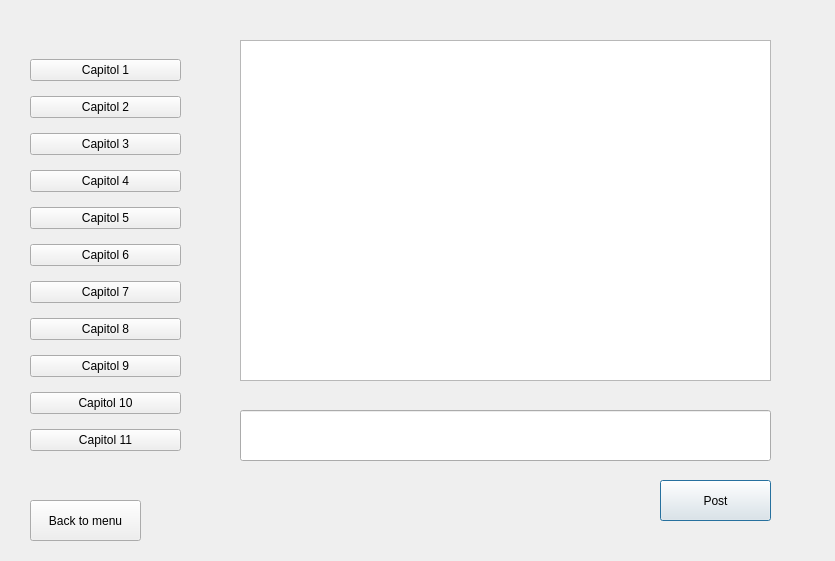
<?xml version="1.0" encoding="UTF-8"?>
<ui version="4.0">
 <class>discussions</class>
 <widget class="QDialog" name="discussions">
  <property name="geometry">
   <rect>
    <x>0</x>
    <y>0</y>
    <width>835</width>
    <height>561</height>
   </rect>
  </property>
  <property name="windowTitle">
   <string>Dialog</string>
  </property>
  <widget class="QTextBrowser" name="textBrowser">
   <property name="geometry">
    <rect>
     <x>240</x>
     <y>40</y>
     <width>531</width>
     <height>341</height>
    </rect>
   </property>
  </widget>
  <widget class="QLineEdit" name="lineEdit">
   <property name="geometry">
    <rect>
     <x>240</x>
     <y>410</y>
     <width>531</width>
     <height>51</height>
    </rect>
   </property>
  </widget>
  <widget class="QPushButton" name="post">
   <property name="geometry">
    <rect>
     <x>660</x>
     <y>480</y>
     <width>111</width>
     <height>41</height>
    </rect>
   </property>
   <property name="text">
    <string>Post</string>
   </property>
  </widget>
  <widget class="QPushButton" name="back">
   <property name="geometry">
    <rect>
     <x>30</x>
     <y>500</y>
     <width>111</width>
     <height>41</height>
    </rect>
   </property>
   <property name="text">
    <string>Back to menu</string>
   </property>
  </widget>
  <widget class="QWidget" name="layoutWidget">
   <property name="geometry">
    <rect>
     <x>30</x>
     <y>50</y>
     <width>151</width>
     <height>411</height>
    </rect>
   </property>
   <layout class="QVBoxLayout" name="verticalLayout">
    <item>
     <widget class="QPushButton" name="pushButton">
      <property name="text">
       <string>Capitol 1</string>
      </property>
     </widget>
    </item>
    <item>
     <widget class="QPushButton" name="pushButton_2">
      <property name="text">
       <string>Capitol 2</string>
      </property>
     </widget>
    </item>
    <item>
     <widget class="QPushButton" name="pushButton_3">
      <property name="text">
       <string>Capitol 3</string>
      </property>
     </widget>
    </item>
    <item>
     <widget class="QPushButton" name="pushButton_4">
      <property name="text">
       <string>Capitol 4</string>
      </property>
     </widget>
    </item>
    <item>
     <widget class="QPushButton" name="pushButton_5">
      <property name="text">
       <string>Capitol 5</string>
      </property>
     </widget>
    </item>
    <item>
     <widget class="QPushButton" name="pushButton_6">
      <property name="text">
       <string>Capitol 6</string>
      </property>
     </widget>
    </item>
    <item>
     <widget class="QPushButton" name="pushButton_7">
      <property name="text">
       <string>Capitol 7</string>
      </property>
     </widget>
    </item>
    <item>
     <widget class="QPushButton" name="pushButton_8">
      <property name="text">
       <string>Capitol 8</string>
      </property>
     </widget>
    </item>
    <item>
     <widget class="QPushButton" name="pushButton_9">
      <property name="text">
       <string>Capitol 9</string>
      </property>
     </widget>
    </item>
    <item>
     <widget class="QPushButton" name="pushButton_10">
      <property name="text">
       <string>Capitol 10</string>
      </property>
     </widget>
    </item>
    <item>
     <widget class="QPushButton" name="pushButton_11">
      <property name="text">
       <string>Capitol 11</string>
      </property>
     </widget>
    </item>
   </layout>
  </widget>
  <widget class="QLabel" name="label_pic1">
   <property name="geometry">
    <rect>
     <x>-3</x>
     <y>-5</y>
     <width>841</width>
     <height>571</height>
    </rect>
   </property>
   <property name="text">
    <string/>
   </property>
  </widget>
  <zorder>label_pic1</zorder>
  <zorder>textBrowser</zorder>
  <zorder>lineEdit</zorder>
  <zorder>post</zorder>
  <zorder>back</zorder>
  <zorder>layoutWidget</zorder>
 </widget>
 <resources/>
 <connections/>
</ui>
